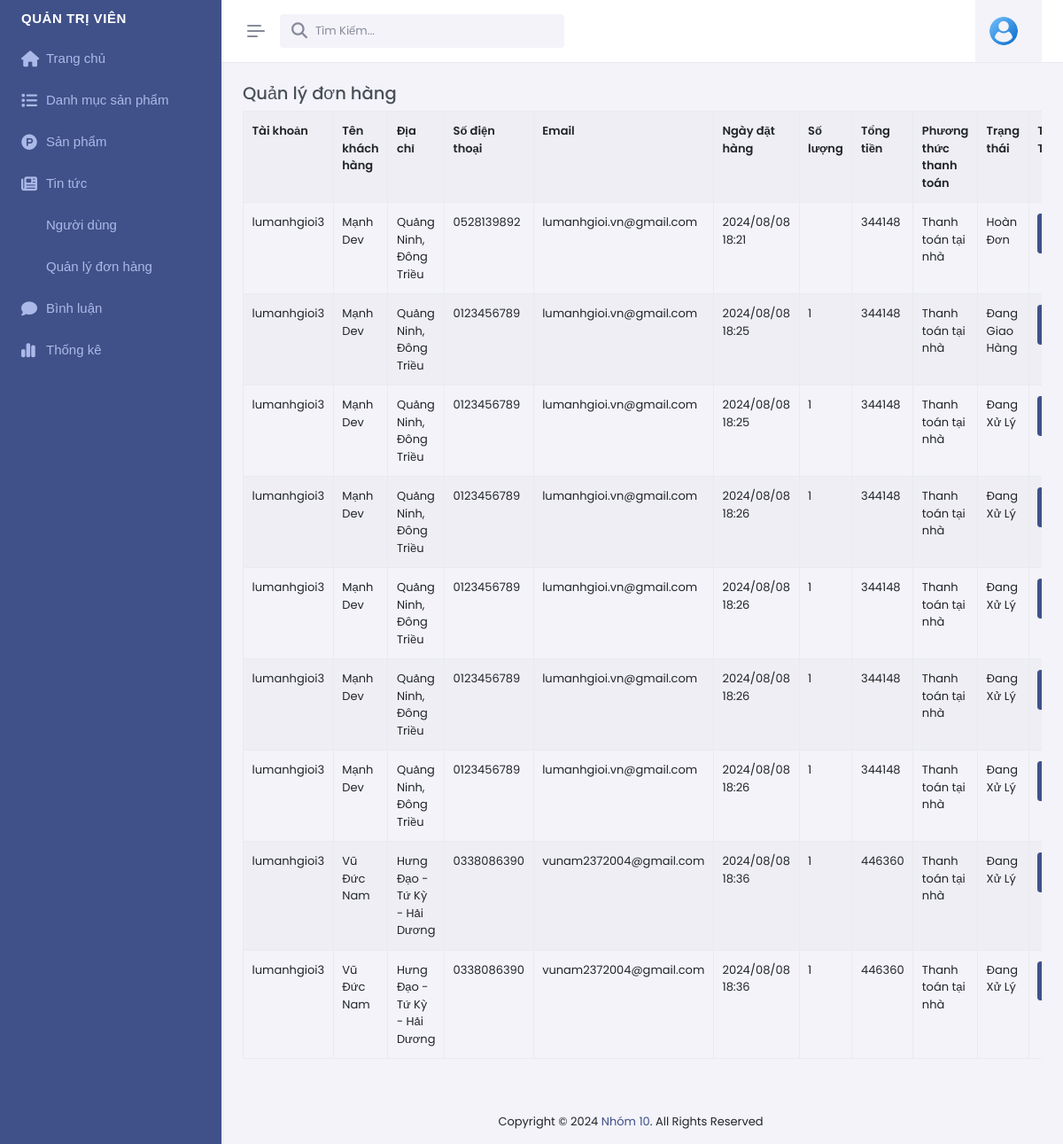
Page /admin/index.php?act=qldh on the committed database.
### tables this page shows
CREATE TABLE `bill` (
  `id` int NOT NULL,
  `idtk` varchar(999) DEFAULT NULL,
  `billname` varchar(255) NOT NULL,
  `billdiachi` text NOT NULL,
  `billsdt` varchar(50) NOT NULL,
  `billemail` varchar(255) NOT NULL,
  `billpttt` text COMMENT '1.Thanh toán trực tiếp 2.Chuyển khoản 3.Thanh toán online',
  `ngaydathang` varchar(999) DEFAULT NULL,
  `total` int NOT NULL DEFAULT '0',
  `billstatus` tinyint(1) DEFAULT '0' COMMENT '0.Đơn hàng mới 1.Đang sử lý 2.Đang giao hàng 3.Đã giao hàng',
  `id_pro` text,
  `amount` varchar(255) DEFAULT NULL,
  `receiven_sdt` varchar(50) DEFAULT NULL
);

### model/pdo.php (called while the page is built, shortened)
<?php
function pdo_get_connection(){
    $dburl = "mysql:host=localhost;dbname=duan1;charset=utf8";
    $username = 'root';
    $password = '';
    $conn = new PDO($dburl, $username, $password);
    $conn->setAttribute(PDO::ATTR_ERRMODE, PDO::ERRMODE_EXCEPTION);
    return $conn;
}
function pdo_query($sql){
    $sql_args = array_slice(func_get_args(), 1);
    try{
        $conn = pdo_get_connection();
        $stmt = $conn->prepare($sql);
        $stmt->execute($sql_args);
        $rows = $stmt->fetchAll();
        return $rows;
    }
    catch(PDOException $e){
        throw $e;
    }
    finally{
        unset($conn);
    }
}

### admin/donhang/list.php (the view, shortened to what this page needs)
<div class="main-content">
  <div class="page-content">
    <div class="container-fluid">
      <div class="row mb-3 pb-1">
        <div class="col-md-12">
          <div class="fromtitle">
            <h4>Quản lý đơn hàng</h4>
          </div>
          <div class="fromcontent">
            <div class="table-responsive dt-responsive">
              <div class="dataTables_wrapper dt-bootstrap5">
                <table id="dom-jqry" class="table table-striped table-bordered nowrap dataTable">
                  <tr>
                    <th>Tài khoản</th>
                    <th>Tên khách hàng</th>
                    <th>Địa chỉ</th>
                    <th>Số điện thoại</th>
                    <th>Email</th>
                    <th>Ngày đặt hàng</th>
                    <th>Số lượng</th>
                    <th>Tổng tiền</th>
                    <th>Phương thức thanh toán</th>
                    <th>Trạng thái</th>
                    <th>Thao Tác</th>
                  </tr>
                  <?php
                  foreach (pdo_query("SELECT * FROM `bill` ") as $quanli) {
                   extract($quanli);
                    echo '<tr>
                    <td>' . $idtk . '</td>
                    <td>' . $billname . '</td>
                    <td>' . $billdiachi . '</td>
                    <td>' . $billsdt . '</td>
                    <td>' . $billemail . '</td>
                     <td>' . $ngaydathang . '</td>
                    <td>' . $amount . '</td>
                     <td>' . $total . '</td>
                    <td>' . $billpttt . '</td>
                    <td>' . statusOrder($billstatus) . '</td>
                    <td>
                    <a href="?act=editdh&id='.$id.'" class="btn btn-primary btn-sm">Chỉnh Sửa</a>
                    </td>
                </tr>';
                  }
                  ?>
                </table>
              </div>
            </div>
          </div>
        </div>
      </div>
    </div>

### rows in the picture
bill: idtk "lumanhgioi3", billname "Mạnh Dev", billdiachi "Quảng Ninh, Đông Triều", billsdt "0528139892", billemail "lumanhgioi.vn@gmail.com", ngaydathang "2024/08/08 18:21", total "344148", billpttt "Thanh toán tại nhà", billstatus "Hoàn Đơn"
bill: idtk "lumanhgioi3", billname "Mạnh Dev", billdiachi "Quảng Ninh, Đông Triều", billsdt "0123456789", billemail "lumanhgioi.vn@gmail.com", ngaydathang "2024/08/08 18:25", amount "1", total "344148", billpttt "Thanh toán tại nhà", billstatus "Đang Giao Hàng"
bill: idtk "lumanhgioi3", billname "Mạnh Dev", billdiachi "Quảng Ninh, Đông Triều", billsdt "0123456789", billemail "lumanhgioi.vn@gmail.com", ngaydathang "2024/08/08 18:25", amount "1", total "344148", billpttt "Thanh toán tại nhà", billstatus "Đang Xử Lý"
bill: idtk "lumanhgioi3", billname "Mạnh Dev", billdiachi "Quảng Ninh, Đông Triều", billsdt "0123456789", billemail "lumanhgioi.vn@gmail.com", ngaydathang "2024/08/08 18:26", amount "1", total "344148", billpttt "Thanh toán tại nhà", billstatus "Đang Xử Lý"
bill: idtk "lumanhgioi3", billname "Mạnh Dev", billdiachi "Quảng Ninh, Đông Triều", billsdt "0123456789", billemail "lumanhgioi.vn@gmail.com", ngaydathang "2024/08/08 18:26", amount "1", total "344148", billpttt "Thanh toán tại nhà", billstatus "Đang Xử Lý"
bill: idtk "lumanhgioi3", billname "Mạnh Dev", billdiachi "Quảng Ninh, Đông Triều", billsdt "0123456789", billemail "lumanhgioi.vn@gmail.com", ngaydathang "2024/08/08 18:26", amount "1", total "344148", billpttt "Thanh toán tại nhà", billstatus "Đang Xử Lý"
bill: idtk "lumanhgioi3", billname "Mạnh Dev", billdiachi "Quảng Ninh, Đông Triều", billsdt "0123456789", billemail "lumanhgioi.vn@gmail.com", ngaydathang "2024/08/08 18:26", amount "1", total "344148", billpttt "Thanh toán tại nhà", billstatus "Đang Xử Lý"
bill: idtk "lumanhgioi3", billname "Vũ Đức Nam", billdiachi "Hưng Đạo - Tứ Kỳ - Hải Dương", billsdt "0338086390", billemail "vunam2372004@gmail.com", ngaydathang "2024/08/08 18:36", amount "1", total "446360", billpttt "Thanh toán tại nhà", billstatus "Đang Xử Lý"
bill: idtk "lumanhgioi3", billname "Vũ Đức Nam", billdiachi "Hưng Đạo - Tứ Kỳ - Hải Dương", billsdt "0338086390", billemail "vunam2372004@gmail.com", ngaydathang "2024/08/08 18:36", amount "1", total "446360", billpttt "Thanh toán tại nhà", billstatus "Đang Xử Lý"
